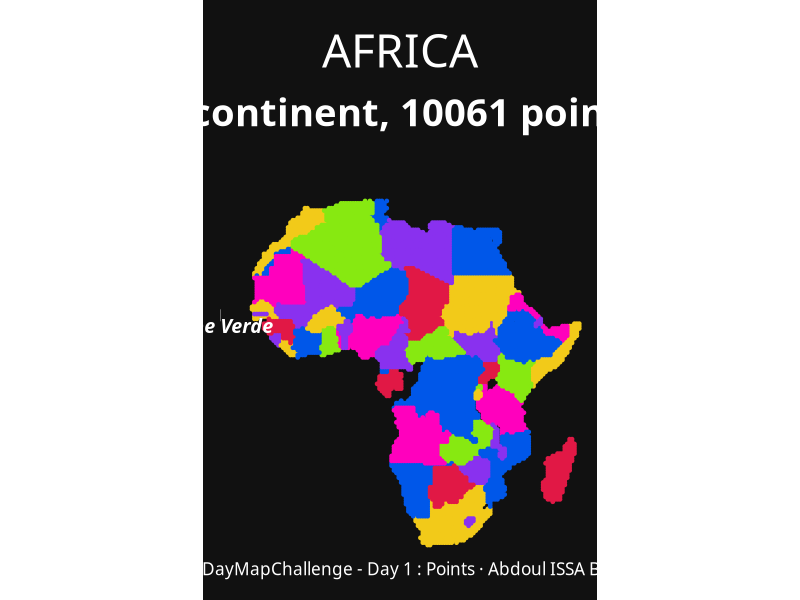
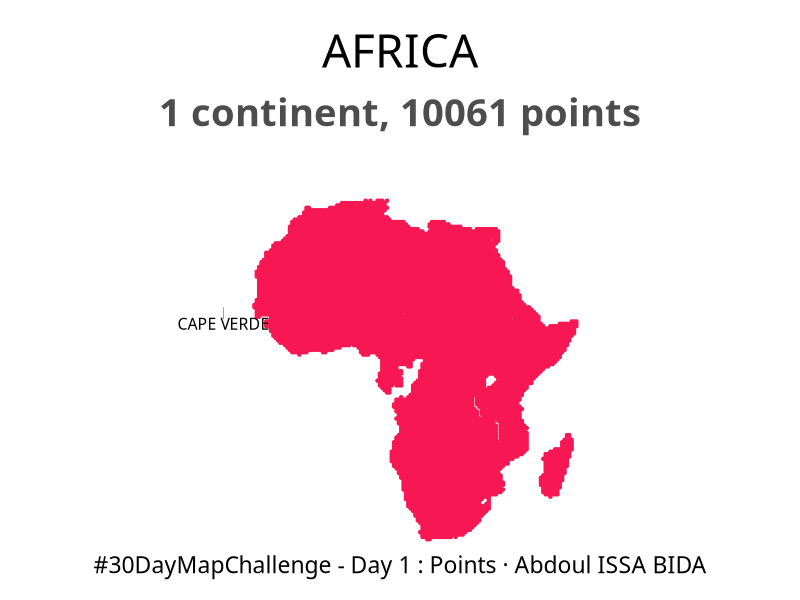
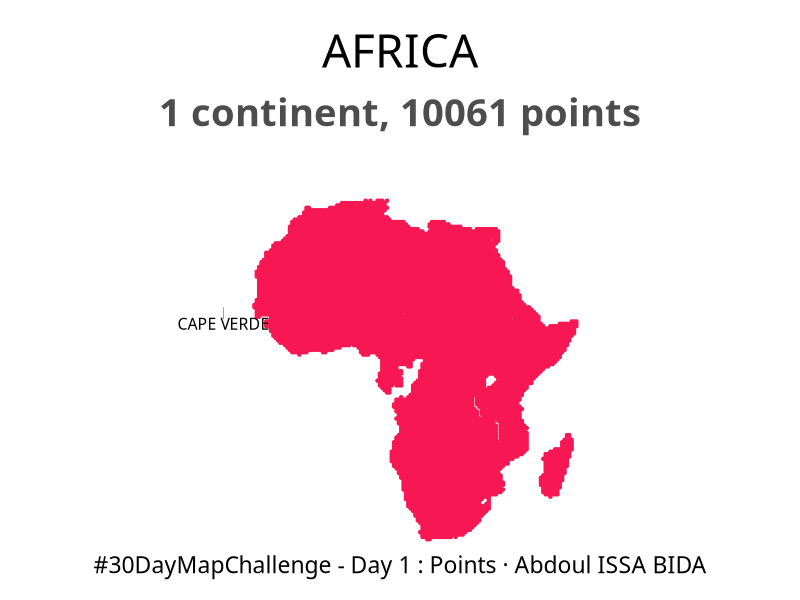

R code for these plots, in order: (Note: this script raises an error after producing the figures.)

# Libraries Loading -------------------------------------------------------
library(tidyverse)
library(sf)
library(ggtext)
library(maps)

# Data Reading and Wrangling ----------------------------------------------
# Generating pixel grid 
lat <- tibble(lat = seq(-90, 90, by = .5))
long <- tibble(long = seq(-180, 180, by = .5))

dots <- lat %>% 
  merge(long, all = TRUE)

dots <- dots %>% 
  mutate(country = map.where('world', long, lat),
         lakes = map.where('lakes', long, lat)) %>% 
  filter(!is.na(country) & is.na(lakes)) %>% 
  dplyr::select(-lakes)


world <- rnaturalearth::ne_countries(scale = "medium", returnclass = "sf") %>% 
  filter(region_wb != "Antarctica")

dots <- dots %>% 
  mutate(
    country = case_when(
      country %in% c("Comoros:Grande Comore", "Comoros:Anjouan") ~ "Comoros",
      country %in% c("Cape Verde:Santo Antao","Cape Verde:Sao Tiago") ~ "Cape Verde",
      country == "Guinea-Bissau" ~ "Guinea Bissau", 
      country == "Equatorial Guinea:Rio Muni" ~ "Equatorial Guinea", 
      country ==  "Malawi:3" ~ "Malawi",
      country == "Somalia:Somaliland" ~ "Somaliland",
      country == "Tanzania" ~ "United Republic of Tanzania", 
      TRUE ~ country))

africa_dots <- world %>%
  filter(continent == "Africa") %>% 
  dplyr::select(admin, mapcolor7) %>% 
  left_join(dots, by = c("admin" = "country")) 

# Graphic -----------------------------------------------------------------
palette <- c("#8931EF", "#F2CA19", "#FF00BD" , "#0057E9", "#87E911", "#E11845", "#FF8A12") 

# 2021 Version ----
africa_dots %>% 
  ggplot() + 
  geom_point(aes(x = long, y = lat, color = factor(mapcolor7)), size = .95) + 
  guides(color ="none") +
  scale_color_manual(
    values = palette
  ) + 
  labs(
    title = "AFRICA", 
    subtitle = glue::glue("1 continent, {nrow(africa_dots)} points"), 
    caption = "#30DayMapChallenge - Day 1 : Points · Abdoul ISSA BIDA"
  ) + 
  annotate(geom = "text", x = -23.5, y = 11, label = "Cape Verde", size = 5, color= "white", family = "Mercury", fontface = "bold.italic") + 
  annotate(geom = "segment", x = -23.5, y = 12, xend = -23.5, yend = 14.5, size = .125, color = "white") + 
  coord_fixed(clip = "off") + 
  theme_void() + 
  theme(
    plot.background = element_rect(fill = "#111111",color = NA),
    plot.title = element_text(hjust = .5, size = rel(3), color = "white", family = "Gotham Black", margin = margin(t = 25,b = 15)),
    plot.subtitle = element_text(hjust = .5, size = rel(2.5), color = "white",family = "Mercury", face = "bold", margin = margin(b = 35)),
    plot.caption = element_text(size = rel(1.125), hjust = .5, color = "white", family = "Gotham Medium", margin = margin(b = 15))
  )

# 2022 Version ---- 
africa_dots %>% 
  ggplot() + 
  geom_point(aes(x = long, y = lat), color = "#F61753", size = .85) + 
  labs(
    title = "AFRICA", 
    subtitle = glue::glue("1 continent, {nrow(africa_dots)} points"), 
    caption = "#30DayMapChallenge - Day 1 : Points · Abdoul ISSA BIDA"
  ) + 
  annotate(geom = "text", x = -23.5, y = 11, label = "CAPE VERDE", size = 4, family = "Gotham Narrow") + 
  annotate(geom = "segment", x = -23.5, y = 12, xend = -23.5, yend = 14.5, size = .125) + 
  coord_fixed(clip = "off") + 
  theme_void() + 
  theme(
    plot.background = element_rect(fill = "#FFFFFF",color = NA),
    plot.title = element_text(hjust = .5, size = rel(3),  family = "Gotham Black", margin = margin(t = 25,b = 15)),
    plot.subtitle = element_text(hjust = .5, color ="grey30", size = rel(2.5), family = "Mercury", face = "bold", margin = margin(b = 35)),
    plot.caption = element_text(size = rel(1.5), hjust = .5, family = "Gotham Narrow", margin = margin(b = 15))
  )

# Saving ------------------------------------------------------------------
path <- here::here("Day1", "day1")
path <- paste0(path, "_2022")
ggsave(glue::glue("{path}.pdf"), width = 10.5, height = 10.5, device = cairo_pdf)

pdftools::pdf_convert(
  pdf = glue::glue("{path}.pdf"), 
  filenames = glue::glue("{path}.png"),
  dpi = 640
)
